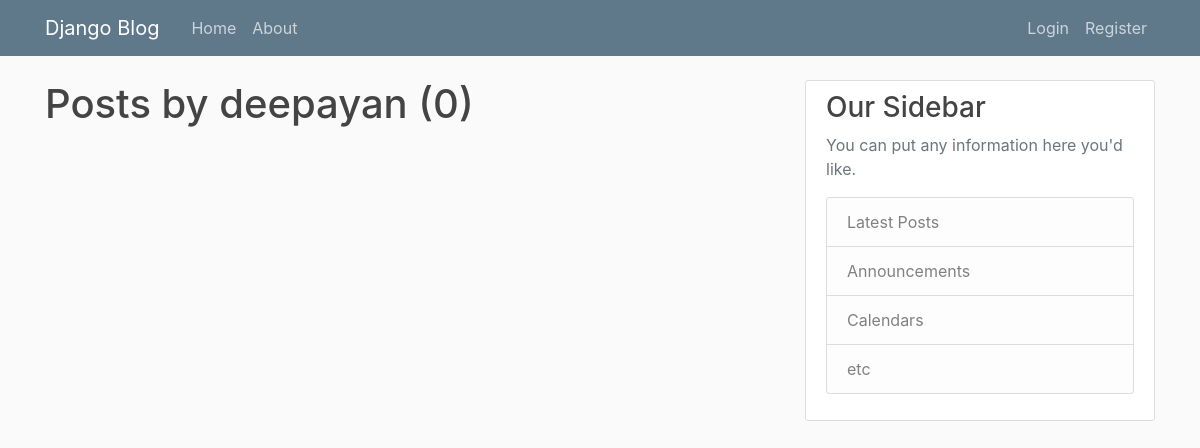
Page /user/deepayan on the earlier database version.
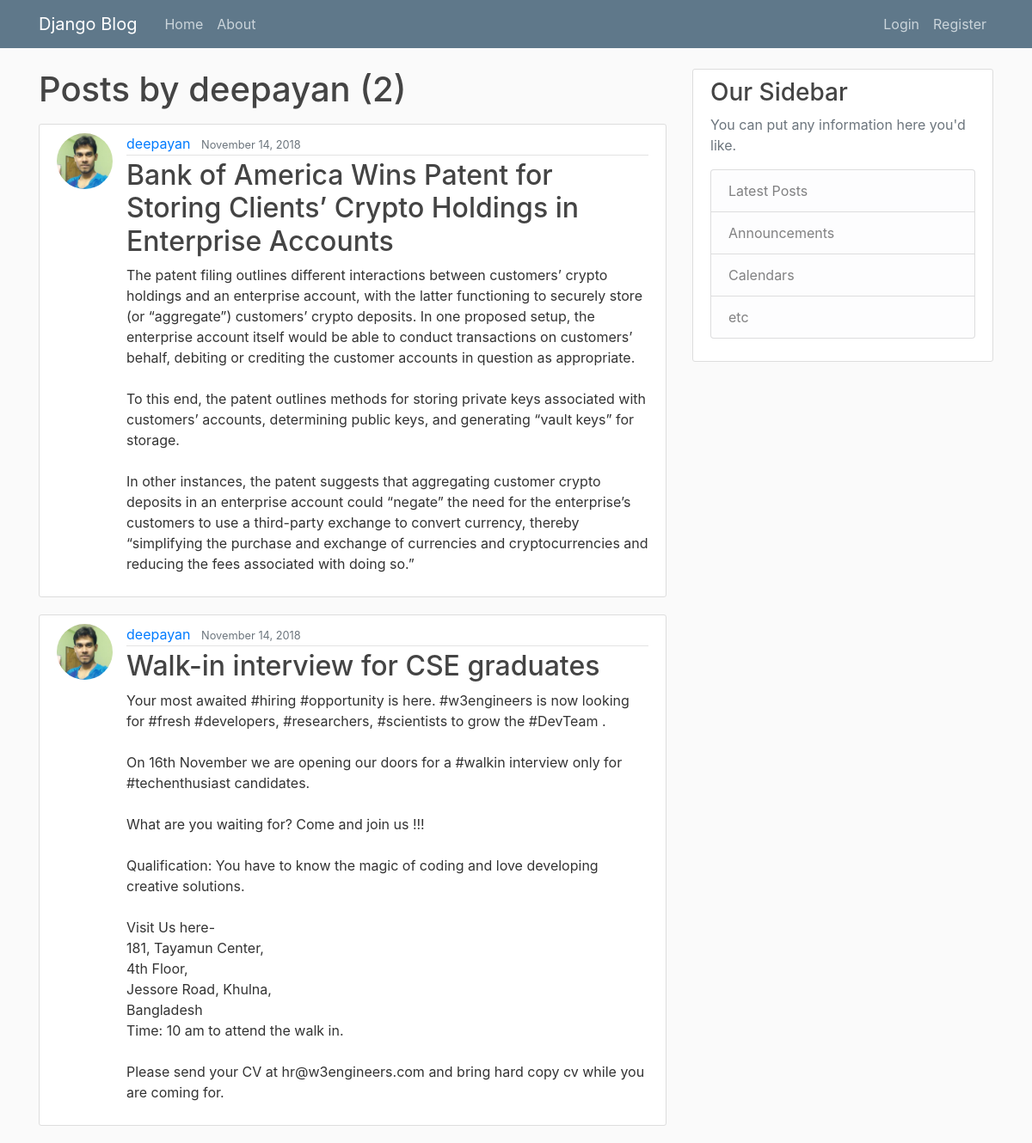
Same page on the later database version.
### blog/models.py (models this page shows, shortened)
class Post(models.Model):
    title = models.CharField(max_length=100)
    content = models.TextField()
    date_posted = models.DateTimeField(default=timezone.now)
    author = models.ForeignKey(User, on_delete=models.CASCADE)

### users/models.py (models this page shows, shortened)
class Profile(models.Model):
    user = models.OneToOneField(User, on_delete=models.CASCADE)
    image = models.ImageField(default='default.jpg', upload_to='profile_pics')

### blog/views.py (the view)
# urls.py: path('user/<str:username>', UserPostListView.as_view(), name='user-posts'),
class UserPostListView(ListView):
    model = Post
    template_name = 'blog/user_posts.html'  # <app>/<model>_<viewtype>.html
    context_object_name = 'posts'
    paginate_by = 5
    def get_queryset(self):
        user = get_object_or_404(User, username=self.kwargs.get('username'))
        return Post.objects.filter(author=user).order_by('-date_posted')

### blog/templates/blog/user_posts.html (shortened to what this page needs)
{% extends "blog/base.html" %}
{% block content %}
    <h1 class="mb-3">Posts by {{ view.kwargs.username }} ({{ page_obj.paginator.count }})</h1>
    {% for post in posts %}
        <article class="media content-section">
          <img class="rounded-circle article-img" src="{{ post.author.profile.image.url }}">
          <div class="media-body">
            <div class="article-metadata">
              <a class="mr-2" href="{% url 'user-posts' post.author.username %}">{{ post.author }}</a>
              <small class="text-muted">{{ post.date_posted|date:"F d, Y" }}</small>
            </div>
            <h2><a class="article-title" href="{% url 'post-detail' post.id %}">{{ post.title }}</a></h2>
            <p class="article-content">{{ post.content }}</p>
          </div>
        </article>
    {% endfor %}
{% endblock content %}

Differences in the rows shown:
added Post: author.profile.image (picture), author "deepayan", date_posted "November 14, 2018", title "Bank of America Wins Patent for Storing Clients’ Crypto Holdings in Enterprise Accounts", content "The patent filing outlines different interactions between customers’ crypto holdings and an enterprise account, with the latter functioning to securely store (or “aggregate”) customers’ crypto deposits. In one proposed setup, the enterprise account itself would be able to conduct transactions on customers’ behalf, debiting or crediting the customer accounts in question as appropriate. To this end, the patent outlines methods for storing private keys associated with customers’ accounts, determining public keys, and generating “vault keys” for storage. In other instances, the patent suggests that aggregating customer crypto deposits in an enterprise account could “negate” the need for the…"
added Post: author.profile.image (picture), author "deepayan", date_posted "November 14, 2018", title "Walk-in interview for CSE graduates", content "Your most awaited #hiring #opportunity is here. #w3engineers is now looking for #fresh #developers, #researchers, #scientists to grow the #DevTeam . On 16th November we are opening our doors for a #walkin interview only for #techenthusiast candidates. What are you waiting for? Come and join us !!! Qualification: You have to know the magic of coding and love developing creative solutions. Visit Us here- 181, Tayamun Center, 4th Floor, Jessore Road, Khulna, Bangladesh Time: 10 am to attend the walk in. Please send your CV at hr@w3engineers.com and bring hard copy cv while you are coming for."
Other differences:
{{ page_obj.paginator.count }}: "0" → "2"
